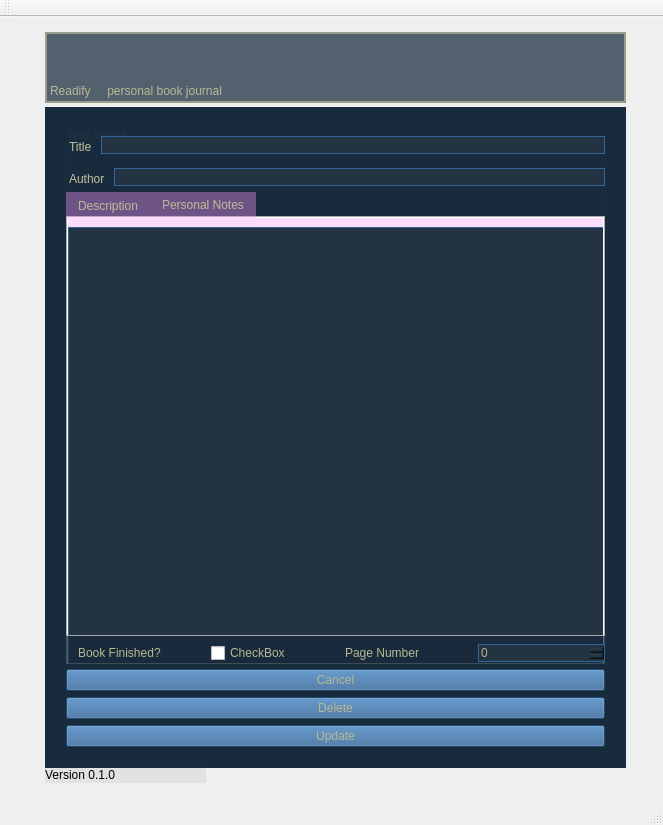
<?xml version="1.0" encoding="UTF-8"?>
<ui version="4.0">
 <class>bookjournalClass</class>
 <widget class="QMainWindow" name="bookjournalClass">
  <property name="geometry">
   <rect>
    <x>0</x>
    <y>0</y>
    <width>663</width>
    <height>825</height>
   </rect>
  </property>
  <property name="windowTitle">
   <string>bookjournal</string>
  </property>
  <widget class="QWidget" name="centralWidget">
   <property name="styleSheet">
    <string notr="true">QWidget{
font: 9pt &quot;Terminal&quot;;
color: rgb(184, 184, 148);
}
QWidget#widgetMain, QWidget#widgetPage, QWidget#widgetEdit{
color: rgb(184, 184, 148);
background-color: rgba(19, 38, 57, 180);
}
QPushButton{
background-color: rgb(51, 102, 153);
}
QVBoxLayout, QLineEdit, QTextEdit, QSpinBox{
border: 1px solid rgb(51, 102, 153);
background-color: rgb(36, 51, 66);
}
QListWidget{
border: 1px solid rgb(51, 102, 153);
background-color: rgba(0,0,0,0);
}
QLabel#label_5, QLabel#label_6, QLabel#label_7, QLabel#label_8{
font: 700 12pt &quot;Terminal&quot;;
margin-top: 12px;
}</string>
   </property>
   <widget class="QWidget" name="widgetPage" native="true">
    <property name="enabled">
     <bool>true</bool>
    </property>
    <property name="geometry">
     <rect>
      <x>45</x>
      <y>90</y>
      <width>581</width>
      <height>661</height>
     </rect>
    </property>
    <property name="autoFillBackground">
     <bool>false</bool>
    </property>
    <property name="styleSheet">
     <string notr="true"/>
    </property>
    <widget class="QWidget" name="verticalLayoutWidget_2">
     <property name="geometry">
      <rect>
       <x>10</x>
       <y>10</y>
       <width>561</width>
       <height>641</height>
      </rect>
     </property>
     <layout class="QVBoxLayout" name="verticalLayoutPage">
      <item>
       <layout class="QHBoxLayout" name="horizontalLayout_4">
        <item>
         <widget class="QLabel" name="label_5">
          <property name="text">
           <string>Title</string>
          </property>
         </widget>
        </item>
        <item alignment="Qt::AlignBottom">
         <widget class="QLineEdit" name="lineEditName">
          <property name="text">
           <string/>
          </property>
         </widget>
        </item>
       </layout>
      </item>
      <item>
       <layout class="QHBoxLayout" name="horizontalLayout_5">
        <item>
         <widget class="QLabel" name="label_6">
          <property name="text">
           <string>Author</string>
          </property>
         </widget>
        </item>
        <item alignment="Qt::AlignBottom">
         <widget class="QLineEdit" name="lineEditAuthor">
          <property name="text">
           <string/>
          </property>
         </widget>
        </item>
       </layout>
      </item>
      <item>
       <widget class="QTabWidget" name="tabWidget">
        <property name="styleSheet">
         <string notr="true">QWidget#tabDesc, QWidget#tabNotes{
background-color: rgba(255, 153, 255, 80);
}
QTabBar::tab{
background-color: rgba(255, 153, 255, 80);
}</string>
        </property>
        <property name="currentIndex">
         <number>1</number>
        </property>
        <widget class="QWidget" name="tabDesc">
         <attribute name="title">
          <string>Description</string>
         </attribute>
         <widget class="QTextEdit" name="textEditDesc">
          <property name="geometry">
           <rect>
            <x>0</x>
            <y>9</y>
            <width>559</width>
            <height>441</height>
           </rect>
          </property>
          <property name="html">
           <string>&lt;!DOCTYPE HTML PUBLIC &quot;-//W3C//DTD HTML 4.0//EN&quot; &quot;http://www.w3.org/TR/REC-html40/strict.dtd&quot;&gt;
&lt;html&gt;&lt;head&gt;&lt;meta name=&quot;qrichtext&quot; content=&quot;1&quot; /&gt;&lt;meta charset=&quot;utf-8&quot; /&gt;&lt;style type=&quot;text/css&quot;&gt;
p, li { white-space: pre-wrap; }
hr { height: 1px; border-width: 0; }
li.unchecked::marker { content: &quot;\2610&quot;; }
li.checked::marker { content: &quot;\2612&quot;; }
&lt;/style&gt;&lt;/head&gt;&lt;body style=&quot; font-family:'Terminal'; font-size:9pt; font-weight:400; font-style:normal;&quot;&gt;
&lt;p style=&quot;-qt-paragraph-type:empty; margin-top:0px; margin-bottom:0px; margin-left:0px; margin-right:0px; -qt-block-indent:0; text-indent:0px;&quot;&gt;&lt;br /&gt;&lt;/p&gt;&lt;/body&gt;&lt;/html&gt;</string>
          </property>
         </widget>
        </widget>
        <widget class="QWidget" name="tabNotes">
         <attribute name="title">
          <string>Personal Notes</string>
         </attribute>
         <widget class="QTextEdit" name="textEditNotes">
          <property name="geometry">
           <rect>
            <x>0</x>
            <y>9</y>
            <width>559</width>
            <height>441</height>
           </rect>
          </property>
          <property name="html">
           <string>&lt;!DOCTYPE HTML PUBLIC &quot;-//W3C//DTD HTML 4.0//EN&quot; &quot;http://www.w3.org/TR/REC-html40/strict.dtd&quot;&gt;
&lt;html&gt;&lt;head&gt;&lt;meta name=&quot;qrichtext&quot; content=&quot;1&quot; /&gt;&lt;meta charset=&quot;utf-8&quot; /&gt;&lt;style type=&quot;text/css&quot;&gt;
p, li { white-space: pre-wrap; }
hr { height: 1px; border-width: 0; }
li.unchecked::marker { content: &quot;\2610&quot;; }
li.checked::marker { content: &quot;\2612&quot;; }
&lt;/style&gt;&lt;/head&gt;&lt;body style=&quot; font-family:'Terminal'; font-size:9pt; font-weight:400; font-style:normal;&quot;&gt;
&lt;p style=&quot;-qt-paragraph-type:empty; margin-top:0px; margin-bottom:0px; margin-left:0px; margin-right:0px; -qt-block-indent:0; text-indent:0px;&quot;&gt;&lt;br /&gt;&lt;/p&gt;&lt;/body&gt;&lt;/html&gt;</string>
          </property>
         </widget>
        </widget>
       </widget>
      </item>
      <item>
       <layout class="QHBoxLayout" name="horizontalLayout">
        <property name="spacing">
         <number>6</number>
        </property>
        <property name="sizeConstraint">
         <enum>QLayout::SetDefaultConstraint</enum>
        </property>
        <property name="leftMargin">
         <number>12</number>
        </property>
        <item>
         <widget class="QLabel" name="label">
          <property name="text">
           <string>Book Finished?</string>
          </property>
         </widget>
        </item>
        <item>
         <widget class="QCheckBox" name="checkBox">
          <property name="text">
           <string>CheckBox</string>
          </property>
         </widget>
        </item>
        <item>
         <widget class="QLabel" name="label_2">
          <property name="text">
           <string>Page Number</string>
          </property>
         </widget>
        </item>
        <item>
         <widget class="QSpinBox" name="spinBoxRead">
          <property name="autoFillBackground">
           <bool>false</bool>
          </property>
         </widget>
        </item>
       </layout>
      </item>
      <item>
       <widget class="QPushButton" name="pushButtonCancel">
        <property name="text">
         <string>Cancel</string>
        </property>
       </widget>
      </item>
      <item>
       <widget class="QPushButton" name="pushButtonSave">
        <property name="text">
         <string>Save</string>
        </property>
       </widget>
      </item>
     </layout>
    </widget>
   </widget>
   <widget class="QWidget" name="widgetMain" native="true">
    <property name="geometry">
     <rect>
      <x>45</x>
      <y>90</y>
      <width>581</width>
      <height>661</height>
     </rect>
    </property>
    <property name="styleSheet">
     <string notr="true">QPushButton{
background-color: rgb(51, 102, 153)
}
</string>
    </property>
    <widget class="QWidget" name="verticalLayoutWidget">
     <property name="geometry">
      <rect>
       <x>10</x>
       <y>10</y>
       <width>561</width>
       <height>641</height>
      </rect>
     </property>
     <layout class="QVBoxLayout" name="verticalLayoutMain">
      <item>
       <layout class="QHBoxLayout" name="horizontalLayout_2">
        <item>
         <widget class="QLabel" name="listLabel">
          <property name="styleSheet">
           <string notr="true">font: 700 12pt &quot;Terminal&quot;;</string>
          </property>
          <property name="text">
           <string>Your Books</string>
          </property>
         </widget>
        </item>
       </layout>
      </item>
      <item>
       <widget class="QListWidget" name="listWidget">
        <property name="styleSheet">
         <string notr="true">QListWidget::item{
border: 3px solid rgb(32, 64, 96);
background-color: rgba(255, 153, 255, 80);
}
font: 16pt &quot;Ink Free&quot;;</string>
        </property>
       </widget>
      </item>
      <item>
       <widget class="QPushButton" name="pushButtonNew">
        <property name="text">
         <string>Add New</string>
        </property>
       </widget>
      </item>
     </layout>
    </widget>
   </widget>
   <widget class="QLabel" name="label_3">
    <property name="geometry">
     <rect>
      <x>45</x>
      <y>750</y>
      <width>161</width>
      <height>16</height>
     </rect>
    </property>
    <property name="styleSheet">
     <string notr="true">color: black;
background-color: rgba(100,100,100, 25);</string>
    </property>
    <property name="text">
     <string>Version 0.1.0</string>
    </property>
   </widget>
   <widget class="QLabel" name="label_4">
    <property name="geometry">
     <rect>
      <x>40</x>
      <y>10</y>
      <width>591</width>
      <height>81</height>
     </rect>
    </property>
    <property name="styleSheet">
     <string notr="true">margin: 5px;
font: 48pt &quot;Can't Write&quot;;
background-color: rgba(19, 38, 57, 180);
border: 2px solid rgba(184, 184, 148, 180);</string>
    </property>
    <property name="text">
     <string>Readify     personal book journal</string>
    </property>
    <property name="scaledContents">
     <bool>false</bool>
    </property>
    <property name="alignment">
     <set>Qt::AlignBottom|Qt::AlignLeading|Qt::AlignLeft</set>
    </property>
    <property name="margin">
     <number>0</number>
    </property>
   </widget>
   <widget class="QWidget" name="widgetEdit" native="true">
    <property name="enabled">
     <bool>true</bool>
    </property>
    <property name="geometry">
     <rect>
      <x>45</x>
      <y>90</y>
      <width>581</width>
      <height>661</height>
     </rect>
    </property>
    <property name="autoFillBackground">
     <bool>false</bool>
    </property>
    <property name="styleSheet">
     <string notr="true"/>
    </property>
    <widget class="QWidget" name="verticalLayoutWidget_3">
     <property name="geometry">
      <rect>
       <x>10</x>
       <y>10</y>
       <width>561</width>
       <height>641</height>
      </rect>
     </property>
     <layout class="QVBoxLayout" name="verticalLayoutPage_2">
      <item>
       <layout class="QHBoxLayout" name="horizontalLayout_6">
        <item>
         <widget class="QLabel" name="label_7">
          <property name="text">
           <string>Title</string>
          </property>
         </widget>
        </item>
        <item alignment="Qt::AlignBottom">
         <widget class="QLineEdit" name="lineEditName_2">
          <property name="text">
           <string/>
          </property>
         </widget>
        </item>
       </layout>
      </item>
      <item>
       <layout class="QHBoxLayout" name="horizontalLayout_7">
        <item>
         <widget class="QLabel" name="label_8">
          <property name="text">
           <string>Author</string>
          </property>
         </widget>
        </item>
        <item alignment="Qt::AlignBottom">
         <widget class="QLineEdit" name="lineEditAuthor_2">
          <property name="text">
           <string/>
          </property>
         </widget>
        </item>
       </layout>
      </item>
      <item>
       <widget class="QTabWidget" name="tabWidget_2">
        <property name="styleSheet">
         <string notr="true">QWidget#tabDesc_2, QWidget#tabNotes_2{
background-color: rgba(255, 153, 255, 80);
}
QTabBar::tab{
background-color: rgba(255, 153, 255, 80);
}</string>
        </property>
        <property name="currentIndex">
         <number>1</number>
        </property>
        <widget class="QWidget" name="tabDesc_2">
         <attribute name="title">
          <string>Description</string>
         </attribute>
         <widget class="QTextEdit" name="textEditDesc_2">
          <property name="geometry">
           <rect>
            <x>0</x>
            <y>9</y>
            <width>559</width>
            <height>441</height>
           </rect>
          </property>
          <property name="html">
           <string>&lt;!DOCTYPE HTML PUBLIC &quot;-//W3C//DTD HTML 4.0//EN&quot; &quot;http://www.w3.org/TR/REC-html40/strict.dtd&quot;&gt;
&lt;html&gt;&lt;head&gt;&lt;meta name=&quot;qrichtext&quot; content=&quot;1&quot; /&gt;&lt;meta charset=&quot;utf-8&quot; /&gt;&lt;style type=&quot;text/css&quot;&gt;
p, li { white-space: pre-wrap; }
hr { height: 1px; border-width: 0; }
li.unchecked::marker { content: &quot;\2610&quot;; }
li.checked::marker { content: &quot;\2612&quot;; }
&lt;/style&gt;&lt;/head&gt;&lt;body style=&quot; font-family:'Terminal'; font-size:9pt; font-weight:400; font-style:normal;&quot;&gt;
&lt;p style=&quot;-qt-paragraph-type:empty; margin-top:0px; margin-bottom:0px; margin-left:0px; margin-right:0px; -qt-block-indent:0; text-indent:0px;&quot;&gt;&lt;br /&gt;&lt;/p&gt;&lt;/body&gt;&lt;/html&gt;</string>
          </property>
         </widget>
        </widget>
        <widget class="QWidget" name="tabNotes_2">
         <attribute name="title">
          <string>Personal Notes</string>
         </attribute>
         <widget class="QTextEdit" name="textEditNotes_2">
          <property name="geometry">
           <rect>
            <x>0</x>
            <y>9</y>
            <width>559</width>
            <height>441</height>
           </rect>
          </property>
          <property name="html">
           <string>&lt;!DOCTYPE HTML PUBLIC &quot;-//W3C//DTD HTML 4.0//EN&quot; &quot;http://www.w3.org/TR/REC-html40/strict.dtd&quot;&gt;
&lt;html&gt;&lt;head&gt;&lt;meta name=&quot;qrichtext&quot; content=&quot;1&quot; /&gt;&lt;meta charset=&quot;utf-8&quot; /&gt;&lt;style type=&quot;text/css&quot;&gt;
p, li { white-space: pre-wrap; }
hr { height: 1px; border-width: 0; }
li.unchecked::marker { content: &quot;\2610&quot;; }
li.checked::marker { content: &quot;\2612&quot;; }
&lt;/style&gt;&lt;/head&gt;&lt;body style=&quot; font-family:'Terminal'; font-size:9pt; font-weight:400; font-style:normal;&quot;&gt;
&lt;p style=&quot;-qt-paragraph-type:empty; margin-top:0px; margin-bottom:0px; margin-left:0px; margin-right:0px; -qt-block-indent:0; text-indent:0px;&quot;&gt;&lt;br /&gt;&lt;/p&gt;&lt;/body&gt;&lt;/html&gt;</string>
          </property>
         </widget>
        </widget>
       </widget>
      </item>
      <item>
       <layout class="QHBoxLayout" name="horizontalLayout_8">
        <property name="spacing">
         <number>6</number>
        </property>
        <property name="sizeConstraint">
         <enum>QLayout::SetDefaultConstraint</enum>
        </property>
        <property name="leftMargin">
         <number>12</number>
        </property>
        <item>
         <widget class="QLabel" name="label_11">
          <property name="text">
           <string>Book Finished?</string>
          </property>
         </widget>
        </item>
        <item>
         <widget class="QCheckBox" name="checkBox_3">
          <property name="text">
           <string>CheckBox</string>
          </property>
         </widget>
        </item>
        <item>
         <widget class="QLabel" name="label_12">
          <property name="text">
           <string>Page Number</string>
          </property>
         </widget>
        </item>
        <item>
         <widget class="QSpinBox" name="spinBoxRead_3">
          <property name="autoFillBackground">
           <bool>false</bool>
          </property>
         </widget>
        </item>
       </layout>
      </item>
      <item>
       <widget class="QPushButton" name="pushButtonCancel_2">
        <property name="text">
         <string>Cancel</string>
        </property>
       </widget>
      </item>
      <item>
       <widget class="QPushButton" name="pushButtonDelete">
        <property name="text">
         <string>Delete</string>
        </property>
       </widget>
      </item>
      <item>
       <widget class="QPushButton" name="pushButtonUpdate">
        <property name="text">
         <string>Update</string>
        </property>
       </widget>
      </item>
     </layout>
    </widget>
   </widget>
   <zorder>widgetMain</zorder>
   <zorder>widgetPage</zorder>
   <zorder>label_3</zorder>
   <zorder>label_4</zorder>
   <zorder>widgetEdit</zorder>
  </widget>
  <widget class="QMenuBar" name="menuBar">
   <property name="enabled">
    <bool>false</bool>
   </property>
   <property name="geometry">
    <rect>
     <x>0</x>
     <y>0</y>
     <width>663</width>
     <height>22</height>
    </rect>
   </property>
  </widget>
  <widget class="QToolBar" name="mainToolBar">
   <property name="enabled">
    <bool>false</bool>
   </property>
   <attribute name="toolBarArea">
    <enum>TopToolBarArea</enum>
   </attribute>
   <attribute name="toolBarBreak">
    <bool>false</bool>
   </attribute>
  </widget>
  <widget class="QStatusBar" name="statusBar">
   <property name="enabled">
    <bool>true</bool>
   </property>
  </widget>
 </widget>
 <layoutdefault spacing="6" margin="11"/>
 <resources>
  <include location="bookjournal.qrc"/>
 </resources>
 <connections/>
</ui>
